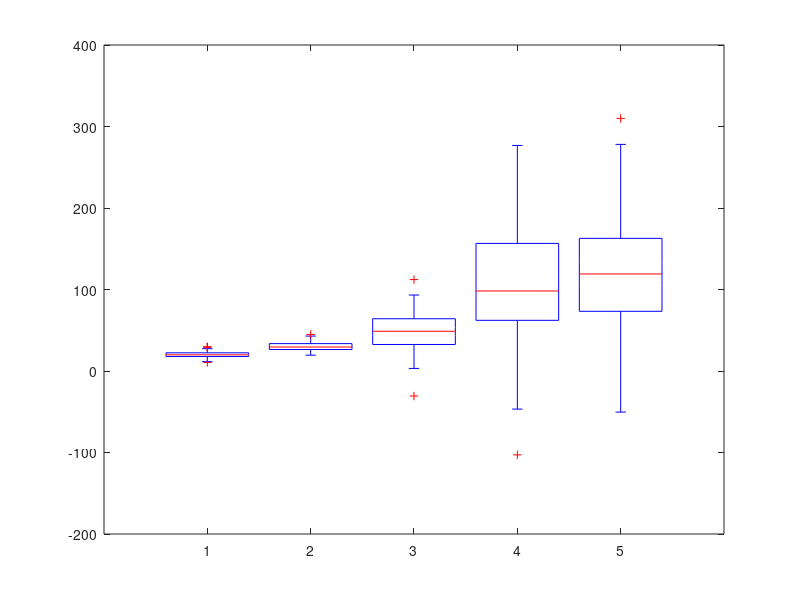

The MATLAB source for this figure: (Note: this script raises an error after producing the figure.)
%% Nov. 5 2018, He Zhang, hzhang8@vcu.edu  
% draw time comparison graph 
% 

%% result on desktop 
% dvio  4.63 +- 2.98
% rovio 11.35 +- 2.17
% okvis 22.54 +- 24.76
% vins-mono 35.35 +- 15.2
% vins-mono_rs 35.76 +- 15.14

%% result on desktop 
% dvio  19.41 +- 4.23
% rovio 30.26 +- 5.16
% okvis 49.02 +- 34.21
% vins-mono 113.55 +- 72.6
% vins-mono_rs 113.18 +- 75.86

r = 100;

rng default % For reproducibility 
% dvio = abs(random('normal', 4.63, 2.98, r, 1));
% rovio = abs(random('normal', 11.35, 2.17, r, 1)); 
% okvis = abs(random('normal', 22.54, 24.76, r, 1)); 
% vins_mono = abs(random('normal', 35.35, 15.2, r, 1));
% vins_mono_tc = abs(random('normal', 35.76, 15.14, r, 1));

dvio = abs(random('normal', 19.41, 4.23, r, 1));
rovio = abs(random('normal', 30.26, 5.16, r, 1)); 
okvis = random('normal', 49.02, 24.21, r, 1); 
vins_mono = random('normal', 113.55, 72.6, r, 1);
vins_mono_tc = random('normal', 113.18, 75.86, r, 1);


x = [dvio rovio okvis vins_mono vins_mono_tc]; 
hh = boxplot(x, 'Colors', 'rmcgb'); 
set(hh, {'linew'}, {2});
% boxplot(dvio, 'colors', 'r');
% hold on; 
% boxplot(rovio, 'colors', 'm')
h=findobj(gca,'tag','Outliers'); % Get handles for outlier lines.
set(h,'Marker','none'); % Change symbols for all the groups.

% x = randn(100,25);
% boxplot(x)

